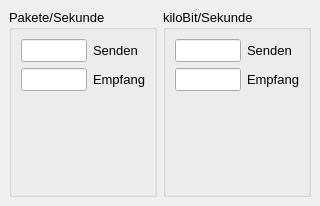
<ui version="4.0" >
 <class>CommunicationLoadWidget</class>
 <widget class="QWidget" name="CommunicationLoadWidget" >
  <property name="geometry" >
   <rect>
    <x>0</x>
    <y>0</y>
    <width>320</width>
    <height>206</height>
   </rect>
  </property>
  <property name="sizePolicy" >
   <sizepolicy>
    <hsizetype>0</hsizetype>
    <vsizetype>0</vsizetype>
    <horstretch>0</horstretch>
    <verstretch>0</verstretch>
   </sizepolicy>
  </property>
  <property name="minimumSize" >
   <size>
    <width>21</width>
    <height>135</height>
   </size>
  </property>
  <property name="maximumSize" >
   <size>
    <width>320</width>
    <height>210</height>
   </size>
  </property>
  <property name="windowTitle" >
   <string>Kommunikationslast</string>
  </property>
  <layout class="QGridLayout" >
   <property name="margin" >
    <number>9</number>
   </property>
   <property name="spacing" >
    <number>6</number>
   </property>
   <item row="0" column="1" >
    <widget class="QGroupBox" name="groupBoxBytes" >
     <property name="minimumSize" >
      <size>
       <width>50</width>
       <height>40</height>
      </size>
     </property>
     <property name="font" >
      <font>
       <pointsize>10</pointsize>
      </font>
     </property>
     <property name="title" >
      <string>kiloBit/Sekunde</string>
     </property>
     <layout class="QGridLayout" >
      <property name="margin" >
       <number>9</number>
      </property>
      <property name="spacing" >
       <number>6</number>
      </property>
      <item row="2" column="0" colspan="2" >
       <widget class="TribotsTools::ValPlotWidget" name="valPlotWidgetBytes" />
      </item>
      <item row="0" column="1" >
       <widget class="QLabel" name="textLabel3" >
        <property name="text" >
         <string>Senden</string>
        </property>
        <property name="wordWrap" >
         <bool>false</bool>
        </property>
       </widget>
      </item>
      <item row="1" column="1" >
       <widget class="QLabel" name="textLabel4" >
        <property name="text" >
         <string>Empfang</string>
        </property>
        <property name="wordWrap" >
         <bool>false</bool>
        </property>
       </widget>
      </item>
      <item row="0" column="0" >
       <widget class="QLineEdit" name="lineEditBytesSend" >
        <property name="readOnly" >
         <bool>true</bool>
        </property>
       </widget>
      </item>
      <item row="1" column="0" >
       <widget class="QLineEdit" name="lineEditBytesReceive" >
        <property name="readOnly" >
         <bool>true</bool>
        </property>
       </widget>
      </item>
     </layout>
    </widget>
   </item>
   <item row="0" column="0" >
    <widget class="QGroupBox" name="groupBoxPackets" >
     <property name="font" >
      <font>
       <pointsize>10</pointsize>
      </font>
     </property>
     <property name="title" >
      <string>Pakete/Sekunde</string>
     </property>
     <layout class="QGridLayout" >
      <property name="margin" >
       <number>9</number>
      </property>
      <property name="spacing" >
       <number>6</number>
      </property>
      <item row="2" column="0" colspan="2" >
       <widget class="TribotsTools::ValPlotWidget" name="valPlotWidgetPackets" />
      </item>
      <item row="1" column="0" >
       <widget class="QLineEdit" name="lineEditPacketsReceive" >
        <property name="readOnly" >
         <bool>true</bool>
        </property>
       </widget>
      </item>
      <item row="0" column="0" >
       <widget class="QLineEdit" name="lineEditPacketsSend" >
        <property name="readOnly" >
         <bool>true</bool>
        </property>
       </widget>
      </item>
      <item row="0" column="1" >
       <widget class="QLabel" name="textLabel1" >
        <property name="text" >
         <string>Senden</string>
        </property>
        <property name="wordWrap" >
         <bool>false</bool>
        </property>
       </widget>
      </item>
      <item row="1" column="1" >
       <widget class="QLabel" name="textLabel2" >
        <property name="text" >
         <string>Empfang</string>
        </property>
        <property name="wordWrap" >
         <bool>false</bool>
        </property>
       </widget>
      </item>
     </layout>
    </widget>
   </item>
  </layout>
 </widget>
 <layoutdefault spacing="6" margin="11" />
 <customwidgets>
  <customwidget>
   <class>TribotsTools::ValPlotWidget</class>
   <extends>QFrame</extends>
   <header>../../../components/ValPlotWidget.h</header>
  </customwidget>
 </customwidgets>
 <resources/>
 <connections/>
</ui>
